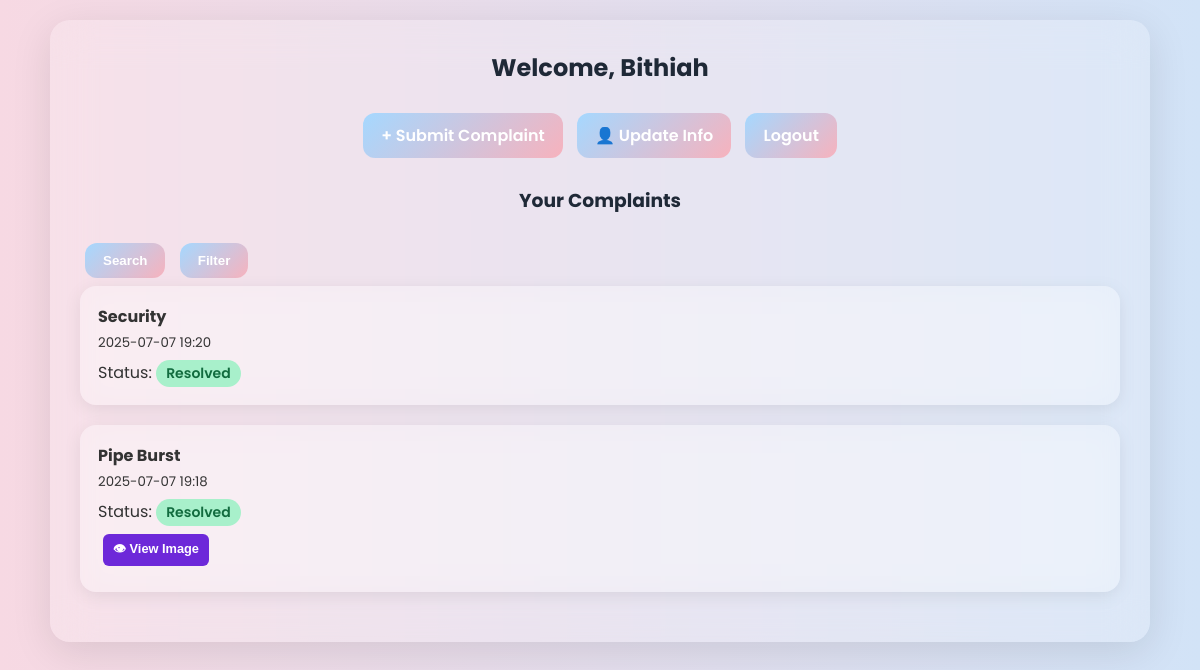
The page /dashboard (signed in) on the database its author committed.
### app.py (models this page shows)
class User(UserMixin, db.Model):
    id = db.Column(db.Integer, primary_key=True)
    name = db.Column(db.String(150))
    email = db.Column(db.String(150), unique=True)
    password = db.Column(db.String(200), nullable=False)
    role = db.Column(db.String(50))
    complaints = db.relationship('Complaint', backref='user', lazy=True)

class Complaint(db.Model):
    id = db.Column(db.Integer, primary_key=True)
    title = db.Column(db.String(150), nullable=False)
    description = db.Column(db.Text, nullable=False)
    image_path = db.Column(db.String(300))
    category = db.Column(db.String(100))
    status = db.Column(db.String(50), default='Pending')
    user_id = db.Column(db.Integer, db.ForeignKey('user.id'), nullable=False)
    timestamp = db.Column(db.DateTime, default=datetime.utcnow)
    resolved_at = db.Column(db.DateTime, nullable=True)

### app.py (the view)
@app.route('/dashboard')
@login_required
def dashboard():
    if current_user.role != 'user':
        return redirect('/admin')
    filter_date = request.args.get('filter_date')
    search = request.args.get('search', '').lower()
    page = int(request.args.get('page', 1))
    per_page = 2
    query = Complaint.query.filter_by(user_id=current_user.id)
    if filter_date:
        query = query.filter(Complaint.timestamp.like(f"{filter_date}%"))
    if search:
        query = query.filter(Complaint.title.ilike(f"%{search}%") | Complaint.description.ilike(f"%{search}%"))
    total = query.count()
    complaints = query.order_by(Complaint.timestamp.desc()).offset((page - 1) * per_page).limit(per_page).all()
    return render_template("dashboard.html", complaints=complaints, current_page=page, total_pages=(total + per_page - 1) // per_page, user=current_user)

### app.py (called while the page is built)
@login_manager.user_loader
def load_user(user_id):
    return User.query.get(int(user_id))

### templates/dashboard.html (shortened to what this page needs)
<!DOCTYPE html>
<html lang="en">
<head>
  <link rel="stylesheet" href="{{ url_for('static', filename='styles.css') }}">
</head>
<body>
  <div class="container">
    <h2>Welcome, {{ user.name }}</h2>
    <div style="text-align: center; margin-bottom: 20px;">
      <a href="/submit" class="btn">+ Submit Complaint</a>
      <a href="/resident-info" class="btn">👤 Update Info</a>
      <a href="/logout" class="btn">Logout</a>
    </div>
    <h3>Your Complaints</h3>
  <div class="top-menu">
    <button onclick="toggleSearch()">Search</button>
    <button onclick="toggleFilter()">Filter</button>
  </div>
    {% if complaints %}
      <ul class="complaint-list">
        {% for complaint in complaints %}
          <li class="complaint-card">
            <strong>{{ complaint.title }}</strong><br>
            <small>{{ complaint.timestamp.strftime("%Y-%m-%d %H:%M") }}</small><br>
            <p>Status:
              <span class="status {{ complaint.status }}">
                {{ complaint.status.title() }}
              </span>
            </p>
            {% if complaint.image_path %}
              <button
                type="button"
                class="btn btn-sm-view"
                onclick="openModal('{{ url_for('static', filename='uploads/' + complaint.image_path) }}')"
              >
                👁 View Image
              </button>
            {% endif %}
          </li>
        {% endfor %}
      </ul>
    {% else %}
      <p>No complaints submitted yet.</p>
    {% endif %}
  </div>
</body>
</html>

### static/styles.css (style rules this page uses)
* { box-sizing: border-box; margin: 0; padding: 0; }
body { font-family: 'Poppins', sans-serif; background: linear-gradient(to right, #f7d9e3, #d2e3f7); min-height: 100vh; padding: 20px; color: #333; }
.container { max-width: 1100px; margin: auto; padding: 30px; background: rgba(255, 255, 255, 0.2); backdrop-filter: blur(20px); -webkit-backdrop-filter: blur(20px); border-radius: 20px; box-shadow: 0 10px 40px rgba(0, 0, 0, 0.1); }
h2, h3 { color: #1f2937; text-align: center; margin-bottom: 20px; }
button, .btn { display: inline-block; background: linear-gradient(135deg, #a5d8ff, #f7b2bd); padding: 10px 18px; color: #fff; font-weight: 600; border: none; border-radius: 12px; cursor: pointer; transition: all 0.3s ease; text-decoration: none; text-align: center; margin: 8px 5px; }
.complaint-list { list-style: none; padding: 0; }
.complaint-card { background: rgba(255, 255, 255, 0.25); backdrop-filter: blur(16px); border-radius: 16px; padding: 18px; margin-bottom: 20px; transition: transform 0.25s ease, box-shadow 0.25s ease; box-shadow: 0 4px 18px rgba(0, 0, 0, 0.08); }
.status { display: inline-block; padding: 3px 10px; border-radius: 20px; font-weight: 600; font-size: 14px; margin-top: 6px; }
.status.resolved { background: #a8f0cb; color: #126c3f; }

### templates/dashboard.html (style rules this page uses)
.btn.btn-sm-view { font-size: 0.8rem; padding: 5px 10px; background: #6d28d9; color: white; border: none; border-radius: 6px; margin-top: 0.5rem; }

### rows shown on the page
User: name "Bithiah"
Complaint: title "Security", timestamp "2025-07-07 19:20", status "Resolved"
Complaint: title "Pipe Burst", timestamp "2025-07-07 19:18", status "Resolved"
